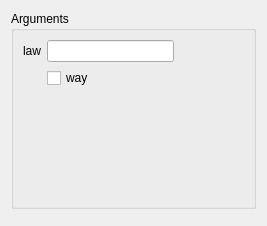
<?xml version="1.0" encoding="UTF-8"?>
<ui version="4.0">
 <class>PropagationDialog</class>
 <widget class="QDialog" name="PropagationDialog">
  <property name="geometry">
   <rect>
    <x>0</x>
    <y>0</y>
    <width>267</width>
    <height>226</height>
   </rect>
  </property>
  <property name="windowTitle">
   <string>Propagation</string>
  </property>
  <layout class="QVBoxLayout" name="verticalLayout">
   <item>
    <widget class="QGroupBox" name="groupBox">
     <property name="title">
      <string>Arguments</string>
     </property>
     <layout class="QFormLayout" name="formLayout">
      <item row="0" column="0">
       <widget class="QLabel" name="label">
        <property name="text">
         <string>law</string>
        </property>
       </widget>
      </item>
      <item row="0" column="1">
       <widget class="QLineEdit" name="law_le">
        <property name="maximumSize">
         <size>
          <width>127</width>
          <height>16777215</height>
         </size>
        </property>
       </widget>
      </item>
      <item row="1" column="1">
       <widget class="QCheckBox" name="way_cb">
        <property name="text">
         <string>way</string>
        </property>
       </widget>
      </item>
     </layout>
    </widget>
   </item>
   <item>
    <widget class="QDialogButtonBox" name="buttonBox">
     <property name="orientation">
      <enum>Qt::Horizontal</enum>
     </property>
     <property name="standardButtons">
      <set>QDialogButtonBox::NoButton</set>
     </property>
     <property name="centerButtons">
      <bool>false</bool>
     </property>
    </widget>
   </item>
  </layout>
 </widget>
 <resources/>
 <connections>
  <connection>
   <sender>buttonBox</sender>
   <signal>accepted()</signal>
   <receiver>PropagationDialog</receiver>
   <slot>accept()</slot>
   <hints>
    <hint type="sourcelabel">
     <x>403</x>
     <y>725</y>
    </hint>
    <hint type="destinationlabel">
     <x>157</x>
     <y>274</y>
    </hint>
   </hints>
  </connection>
  <connection>
   <sender>buttonBox</sender>
   <signal>rejected()</signal>
   <receiver>PropagationDialog</receiver>
   <slot>reject()</slot>
   <hints>
    <hint type="sourcelabel">
     <x>403</x>
     <y>725</y>
    </hint>
    <hint type="destinationlabel">
     <x>286</x>
     <y>274</y>
    </hint>
   </hints>
  </connection>
 </connections>
</ui>
